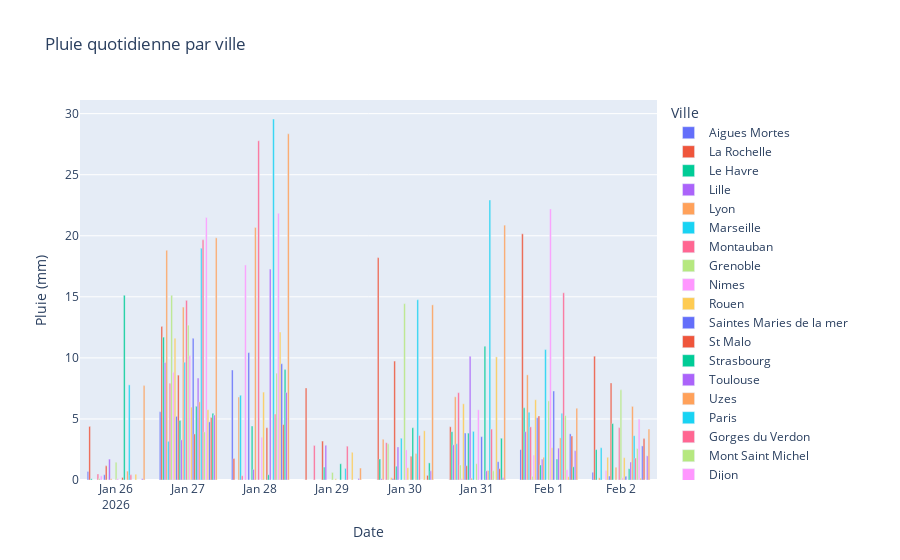

The cell this chart's notebook holds for it:
### Code cell
fig_rain_bar = px.bar(
    df_rain_daily,
    x="date",
    y="rain",
    color="city",
    barmode="group",
    labels={"rain": "Pluie (mm)", "date": "Date", "city": "Ville"},
    title="Pluie quotidienne par ville"
)
fig_rain_bar.show()

### Figure 1 — Plotly figure (JSON) as saved in the notebook; plotly's stock layout.template omitted (floating-point values rounded to 4 significant figures)
{"data": [{"alignmentgroup": "True", "hovertemplate": "Ville=Aigues Mortes<br>Date=%{x}<br>Pluie (mm)=%{y}<extra></extra>", "legendgroup": "Aigues Mortes", "marker": {"color": "#636efa", "pattern": {"shape": ""}}, "name": "Aigues Mortes", "offsetgroup": "Aigues Mortes", "orientation": "v", "showlegend": true, "textposition": "auto", "type": "bar", "x": ["2026-01-26T00:00:00", "2026-01-27T00:00:00", "2026-01-28T00:00:00", "2026-01-29T00:00:00", "2026-01-30T00:00:00", "2026-01-31T00:00:00", "2026-02-01T00:00:00", "2026-02-02T00:00:00"], "xaxis": "x", "y": [0.7, 5.59, 9.01, 0, 0, 0, 2.49, 0.63], "yaxis": "y"}, {"alignmentgroup": "True", "hovertemplate": "Ville=La Rochelle<br>Date=%{x}<br>Pluie (mm)=%{y}<extra></extra>", "legendgroup": "La Rochelle", "marker": {"color": "#EF553B", "pattern": {"shape": ""}}, "name": "La Rochelle", "offsetgroup": "La Rochelle", "orientation": "v", "showlegend": true, "textposition": "auto", "type": "bar", "x": ["2026-01-26T00:00:00", "2026-01-27T00:00:00", "2026-01-28T00:00:00", "2026-01-29T00:00:00", "2026-01-30T00:00:00", "2026-01-31T00:00:00", "2026-02-01T00:00:00", "2026-02-02T00:00:00"], "xaxis": "x", "y": [4.39, 12.58, 1.76, 7.54, 18.21, 4.36, 20.16, 10.14], "yaxis": "y"}, {"alignmentgroup": "True", "hovertemplate": "Ville=Le Havre<br>Date=%{x}<br>Pluie (mm)=%{y}<extra></extra>", "legendgroup": "Le Havre", "marker": {"color": "#00cc96", "pattern": {"shape": ""}}, "name": "Le Havre", "offsetgroup": "Le Havre", "orientation": "v", "showlegend": true, "textposition": "auto", "type": "bar", "x": ["2026-01-26T00:00:00", "2026-01-27T00:00:00", "2026-01-28T00:00:00", "2026-01-29T00:00:00", "2026-01-30T00:00:00", "2026-01-31T00:00:00", "2026-02-01T00:00:00", "2026-02-02T00:00:00"], "xaxis": "x", "y": [0.1, 11.7, 0, 0, 1.72, 3.96, 5.91, 2.49], "yaxis": "y"}, {"alignmentgroup": "True", "hovertemplate": "Ville=Lille<br>Date=%{x}<br>Pluie (mm)=%{y}<extra></extra>", "legendgroup": "Lille", "marker": {"color": "#ab63fa", "pattern": {"shape": ""}}, "name": "Lille", "offsetgroup": "Lille", "orientation": "v", "showlegend": true, "textposition": "auto", "type": "bar", "x": ["2026-01-26T00:00:00", "2026-01-27T00:00:00", "2026-01-28T00:00:00", "2026-01-29T00:00:00", "2026-01-30T00:00:00", "2026-01-31T00:00:00", "2026-02-01T00:00:00", "2026-02-02T00:00:00"], "xaxis": "x", "y": [0, 9.63, 0, 0, 0.1, 2.88, 3.96, 0], "yaxis": "y"}, {"alignmentgroup": "True", "hovertemplate": "Ville=Lyon<br>Date=%{x}<br>Pluie (mm)=%{y}<extra></extra>", "legendgroup": "Lyon", "marker": {"color": "#FFA15A", "pattern": {"shape": ""}}, "name": "Lyon", "offsetgroup": "Lyon", "orientation": "v", "showlegend": true, "textposition": "auto", "type": "bar", "x": ["2026-01-26T00:00:00", "2026-01-27T00:00:00", "2026-01-28T00:00:00", "2026-01-29T00:00:00", "2026-01-30T00:00:00", "2026-01-31T00:00:00", "2026-02-01T00:00:00", "2026-02-02T00:00:00"], "xaxis": "x", "y": [0, 18.81, 6.79, 0, 3.33, 6.81, 8.61, 0.18], "yaxis": "y"}, {"alignmentgroup": "True", "hovertemplate": "Ville=Marseille<br>Date=%{x}<br>Pluie (mm)=%{y}<extra></extra>", "legendgroup": "Marseille", "marker": {"color": "#19d3f3", "pattern": {"shape": ""}}, "name": "Marseille", "offsetgroup": "Marseille", "orientation": "v", "showlegend": true, "textposition": "auto", "type": "bar", "x": ["2026-01-26T00:00:00", "2026-01-27T00:00:00", "2026-01-28T00:00:00", "2026-01-29T00:00:00", "2026-01-30T00:00:00", "2026-01-31T00:00:00", "2026-02-01T00:00:00", "2026-02-02T00:00:00"], "xaxis": "x", "y": [0, 3.17, 6.94, 0, 0, 2.97, 5.55, 2.64], "yaxis": "y"}, {"alignmentgroup": "True", "hovertemplate": "Ville=Montauban<br>Date=%{x}<br>Pluie (mm)=%{y}<extra></extra>", "legendgroup": "Montauban", "marker": {"color": "#FF6692", "pattern": {"shape": ""}}, "name": "Montauban", "offsetgroup": "Montauban", "orientation": "v", "showlegend": true, "textposition": "auto", "type": "bar", "x": ["2026-01-26T00:00:00", "2026-01-27T00:00:00", "2026-01-28T00:00:00", "2026-01-29T00:00:00", "2026-01-30T00:00:00", "2026-01-31T00:00:00", "2026-02-01T00:00:00", "2026-02-02T00:00:00"], "xaxis": "x", "y": [0.5, 7.93, 0.35, 2.83, 3.05, 7.15, 4.35, 0], "yaxis": "y"}, {"alignmentgroup": "True", "hovertemplate": "Ville=Grenoble<br>Date=%{x}<br>Pluie (mm)=%{y}<extra></extra>", "legendgroup": "Grenoble", "marker": {"color": "#B6E880", "pattern": {"shape": ""}}, "name": "Grenoble", "offsetgroup": "Grenoble", "orientation": "v", "showlegend": true, "textposition": "auto", "type": "bar", "x": ["2026-01-26T00:00:00", "2026-01-27T00:00:00", "2026-01-28T00:00:00", "2026-01-29T00:00:00", "2026-01-30T00:00:00", "2026-01-31T00:00:00", "2026-02-01T00:00:00", "2026-02-02T00:00:00"], "xaxis": "x", "y": [0.12, 15.13, 0, 0, 2.96, 1.23, 0.3, 0], "yaxis": "y"}, {"alignmentgroup": "True", "hovertemplate": "Ville=Nimes<br>Date=%{x}<br>Pluie (mm)=%{y}<extra></extra>", "legendgroup": "Nimes", "marker": {"color": "#FF97FF", "pattern": {"shape": ""}}, "name": "Nimes", "offsetgroup": "Nimes", "orientation": "v", "showlegend": true, "textposition": "auto", "type": "bar", "x": ["2026-01-26T00:00:00", "2026-01-27T00:00:00", "2026-01-28T00:00:00", "2026-01-29T00:00:00", "2026-01-30T00:00:00", "2026-01-31T00:00:00", "2026-02-01T00:00:00", "2026-02-02T00:00:00"], "xaxis": "x", "y": [0.34, 8.82, 17.61, 0, 0, 0.12, 2.04, 0.78], "yaxis": "y"}, {"alignmentgroup": "True", "hovertemplate": "Ville=Rouen<br>Date=%{x}<br>Pluie (mm)=%{y}<extra></extra>", "legendgroup": "Rouen", "marker": {"color": "#FECB52", "pattern": {"shape": ""}}, "name": "Rouen", "offsetgroup": "Rouen", "orientation": "v", "showlegend": true, "textposition": "auto", "type": "bar", "x": ["2026-01-26T00:00:00", "2026-01-27T00:00:00", "2026-01-28T00:00:00", "2026-01-29T00:00:00", "2026-01-30T00:00:00", "2026-01-31T00:00:00", "2026-02-01T00:00:00", "2026-02-02T00:00:00"], "xaxis": "x", "y": [0, 11.61, 0, 0, 0.2, 6.24, 6.57, 1.86], "yaxis": "y"}, {"alignmentgroup": "True", "hovertemplate": "Ville=Saintes Maries de la mer<br>Date=%{x}<br>Pluie (mm)=%{y}<extra></extra>", "legendgroup": "Saintes Maries de la mer", "marker": {"color": "#636efa", "pattern": {"shape": ""}}, "name": "Saintes Maries de la mer", "offsetgroup": "Saintes Maries de la mer", "orientation": "v", "showlegend": true, "textposition": "auto", "type": "bar", "x": ["2026-01-26T00:00:00", "2026-01-27T00:00:00", "2026-01-28T00:00:00", "2026-01-29T00:00:00", "2026-01-30T00:00:00", "2026-01-31T00:00:00", "2026-02-01T00:00:00", "2026-02-02T00:00:00"], "xaxis": "x", "y": [0.43, 5.21, 10.43, 0, 0.12, 3.84, 5.1, 0.33], "yaxis": "y"}, {"alignmentgroup": "True", "hovertemplate": "Ville=St Malo<br>Date=%{x}<br>Pluie (mm)=%{y}<extra></extra>", "legendgroup": "St Malo", "marker": {"color": "#EF553B", "pattern": {"shape": ""}}, "name": "St Malo", "offsetgroup": "St Malo", "orientation": "v", "showlegend": true, "textposition": "auto", "type": "bar", "x": ["2026-01-26T00:00:00", "2026-01-27T00:00:00", "2026-01-28T00:00:00", "2026-01-29T00:00:00", "2026-01-30T00:00:00", "2026-01-31T00:00:00", "2026-02-01T00:00:00", "2026-02-02T00:00:00"], "xaxis": "x", "y": [1.16, 8.59, 0, 3.19, 9.74, 1.17, 5.25, 7.95], "yaxis": "y"}, {"alignmentgroup": "True", "hovertemplate": "Ville=Strasbourg<br>Date=%{x}<br>Pluie (mm)=%{y}<extra></extra>", "legendgroup": "Strasbourg", "marker": {"color": "#00cc96", "pattern": {"shape": ""}}, "name": "Strasbourg", "offsetgroup": "Strasbourg", "orientation": "v", "showlegend": true, "textposition": "auto", "type": "bar", "x": ["2026-01-26T00:00:00", "2026-01-27T00:00:00", "2026-01-28T00:00:00", "2026-01-29T00:00:00", "2026-01-30T00:00:00", "2026-01-31T00:00:00", "2026-02-01T00:00:00", "2026-02-02T00:00:00"], "xaxis": "x", "y": [0, 4.88, 4.42, 1.06, 1.13, 3.84, 1.23, 4.62], "yaxis": "y"}, {"alignmentgroup": "True", "hovertemplate": "Ville=Toulouse<br>Date=%{x}<br>Pluie (mm)=%{y}<extra></extra>", "legendgroup": "Toulouse", "marker": {"color": "#ab63fa", "pattern": {"shape": ""}}, "name": "Toulouse", "offsetgroup": "Toulouse", "orientation": "v", "showlegend": true, "textposition": "auto", "type": "bar", "x": ["2026-01-26T00:00:00", "2026-01-27T00:00:00", "2026-01-28T00:00:00", "2026-01-29T00:00:00", "2026-01-30T00:00:00", "2026-01-31T00:00:00", "2026-02-01T00:00:00", "2026-02-02T00:00:00"], "xaxis": "x", "y": [1.71, 3.29, 0.87, 2.84, 2.71, 10.13, 1.71, 0], "yaxis": "y"}, {"alignmentgroup": "True", "hovertemplate": "Ville=Uzes<br>Date=%{x}<br>Pluie (mm)=%{y}<extra></extra>", "legendgroup": "Uzes", "marker": {"color": "#FFA15A", "pattern": {"shape": ""}}, "name": "Uzes", "offsetgroup": "Uzes", "orientation": "v", "showlegend": true, "textposition": "auto", "type": "bar", "x": ["2026-01-26T00:00:00", "2026-01-27T00:00:00", "2026-01-28T00:00:00", "2026-01-29T00:00:00", "2026-01-30T00:00:00", "2026-01-31T00:00:00", "2026-02-01T00:00:00", "2026-02-02T00:00:00"], "xaxis": "x", "y": [0.1, 14.16, 20.68, 0, 0, 0.15, 1.86, 1.05], "yaxis": "y"}, {"alignmentgroup": "True", "hovertemplate": "Ville=Paris<br>Date=%{x}<br>Pluie (mm)=%{y}<extra></extra>", "legendgroup": "Paris", "marker": {"color": "#19d3f3", "pattern": {"shape": ""}}, "name": "Paris", "offsetgroup": "Paris", "orientation": "v", "showlegend": true, "textposition": "auto", "type": "bar", "x": ["2026-01-26T00:00:00", "2026-01-27T00:00:00", "2026-01-28T00:00:00", "2026-01-29T00:00:00", "2026-01-30T00:00:00", "2026-01-31T00:00:00", "2026-02-01T00:00:00", "2026-02-02T00:00:00"], "xaxis": "x", "y": [0, 9.64, 0, 0, 3.42, 3.98, 10.68, 0], "yaxis": "y"}, {"alignmentgroup": "True", "hovertemplate": "Ville=Gorges du Verdon<br>Date=%{x}<br>Pluie (mm)=%{y}<extra></extra>", "legendgroup": "Gorges du Verdon", "marker": {"color": "#FF6692", "pattern": {"shape": ""}}, "name": "Gorges du Verdon", "offsetgroup": "Gorges du Verdon", "orientation": "v", "showlegend": true, "textposition": "auto", "type": "bar", "x": ["2026-01-26T00:00:00", "2026-01-27T00:00:00", "2026-01-28T00:00:00", "2026-01-29T00:00:00", "2026-01-30T00:00:00", "2026-01-31T00:00:00", "2026-02-01T00:00:00", "2026-02-02T00:00:00"], "xaxis": "x", "y": [0, 14.71, 27.78, 0, 0, 0, 0, 4.29], "yaxis": "y"}, {"alignmentgroup": "True", "hovertemplate": "Ville=Mont Saint Michel<br>Date=%{x}<br>Pluie (mm)=%{y}<extra></extra>", "legendgroup": "Mont Saint Michel", "marker": {"color": "#B6E880", "pattern": {"shape": ""}}, "name": "Mont Saint Michel", "offsetgroup": "Mont Saint Michel", "orientation": "v", "showlegend": true, "textposition": "auto", "type": "bar", "x": ["2026-01-26T00:00:00", "2026-01-27T00:00:00", "2026-01-28T00:00:00", "2026-01-29T00:00:00", "2026-01-30T00:00:00", "2026-01-31T00:00:00", "2026-02-01T00:00:00", "2026-02-02T00:00:00"], "xaxis": "x", "y": [1.45, 12.68, 0, 0.62, 14.44, 1.34, 6.48, 7.38], "yaxis": "y"}, {"alignmentgroup": "True", "hovertemplate": "Ville=Dijon<br>Date=%{x}<br>Pluie (mm)=%{y}<extra></extra>", "legendgroup": "Dijon", "marker": {"color": "#FF97FF", "pattern": {"shape": ""}}, "name": "Dijon", "offsetgroup": "Dijon", "orientation": "v", "showlegend": true, "textposition": "auto", "type": "bar", "x": ["2026-01-26T00:00:00", "2026-01-27T00:00:00", "2026-01-28T00:00:00", "2026-01-29T00:00:00", "2026-01-30T00:00:00", "2026-01-31T00:00:00", "2026-02-01T00:00:00", "2026-02-02T00:00:00"], "xaxis": "x", "y": [0.11, 10.19, 3.5, 0, 2.47, 5.75, 22.2, 0.18], "yaxis": "y"}, {"alignmentgroup": "True", "hovertemplate": "Ville=Eguisheim<br>Date=%{x}<br>Pluie (mm)=%{y}<extra></extra>", "legendgroup": "Eguisheim", "marker": {"color": "#FECB52", "pattern": {"shape": ""}}, "name": "Eguisheim", "offsetgroup": "Eguisheim", "orientation": "v", "showlegend": true, "textposition": "auto", "type": "bar", "x": ["2026-01-26T00:00:00", "2026-01-27T00:00:00", "2026-01-28T00:00:00", "2026-01-29T00:00:00", "2026-01-30T00:00:00", "2026-01-31T00:00:00", "2026-02-01T00:00:00", "2026-02-02T00:00:00"], "xaxis": "x", "y": [0, 5.97, 7.2, 0.1, 1.01, 0, 2.64, 1.83], "yaxis": "y"}, {"alignmentgroup": "True", "hovertemplate": "Ville=Amiens<br>Date=%{x}<br>Pluie (mm)=%{y}<extra></extra>", "legendgroup": "Amiens", "marker": {"color": "#636efa", "pattern": {"shape": ""}}, "name": "Amiens", "offsetgroup": "Amiens", "orientation": "v", "showlegend": true, "textposition": "auto", "type": "bar", "x": ["2026-01-26T00:00:00", "2026-01-27T00:00:00", "2026-01-28T00:00:00", "2026-01-29T00:00:00", "2026-01-30T00:00:00", "2026-01-31T00:00:00", "2026-02-01T00:00:00", "2026-02-02T00:00:00"], "xaxis": "x", "y": [0, 11.6, 0, 0, 0, 3.55, 7.29, 0.3], "yaxis": "y"}, {"alignmentgroup": "True", "hovertemplate": "Ville=Annecy<br>Date=%{x}<br>Pluie (mm)=%{y}<extra></extra>", "legendgroup": "Annecy", "marker": {"color": "#EF553B", "pattern": {"shape": ""}}, "name": "Annecy", "offsetgroup": "Annecy", "orientation": "v", "showlegend": true, "textposition": "auto", "type": "bar", "x": ["2026-01-26T00:00:00", "2026-01-27T00:00:00", "2026-01-28T00:00:00", "2026-01-29T00:00:00", "2026-01-30T00:00:00", "2026-01-31T00:00:00", "2026-02-01T00:00:00", "2026-02-02T00:00:00"], "xaxis": "x", "y": [0.21, 3.77, 4.28, 0, 1.95, 0, 0, 0], "yaxis": "y"}, {"alignmentgroup": "True", "hovertemplate": "Ville=Ariege<br>Date=%{x}<br>Pluie (mm)=%{y}<extra></extra>", "legendgroup": "Ariege", "marker": {"color": "#00cc96", "pattern": {"shape": ""}}, "name": "Ariege", "offsetgroup": "Ariege", "orientation": "v", "showlegend": true, "textposition": "auto", "type": "bar", "x": ["2026-01-26T00:00:00", "2026-01-27T00:00:00", "2026-01-28T00:00:00", "2026-01-29T00:00:00", "2026-01-30T00:00:00", "2026-01-31T00:00:00", "2026-02-01T00:00:00", "2026-02-02T00:00:00"], "xaxis": "x", "y": [15.13, 6.04, 0.43, 1.33, 4.28, 10.95, 1.71, 0.93], "yaxis": "y"}, {"alignmentgroup": "True", "hovertemplate": "Ville=Avignon<br>Date=%{x}<br>Pluie (mm)=%{y}<extra></extra>", "legendgroup": "Avignon", "marker": {"color": "#ab63fa", "pattern": {"shape": ""}}, "name": "Avignon", "offsetgroup": "Avignon", "orientation": "v", "showlegend": true, "textposition": "auto", "type": "bar", "x": ["2026-01-26T00:00:00", "2026-01-27T00:00:00", "2026-01-28T00:00:00", "2026-01-29T00:00:00", "2026-01-30T00:00:00", "2026-01-31T00:00:00", "2026-02-01T00:00:00", "2026-02-02T00:00:00"], "xaxis": "x", "y": [0, 8.35, 17.27, 0, 0, 0.75, 2.61, 1.47], "yaxis": "y"}, {"alignmentgroup": "True", "hovertemplate": "Ville=Bayeux<br>Date=%{x}<br>Pluie (mm)=%{y}<extra></extra>", "legendgroup": "Bayeux", "marker": {"color": "#FFA15A", "pattern": {"shape": ""}}, "name": "Bayeux", "offsetgroup": "Bayeux", "orientation": "v", "showlegend": true, "textposition": "auto", "type": "bar", "x": ["2026-01-26T00:00:00", "2026-01-27T00:00:00", "2026-01-28T00:00:00", "2026-01-29T00:00:00", "2026-01-30T00:00:00", "2026-01-31T00:00:00", "2026-02-01T00:00:00", "2026-02-02T00:00:00"], "xaxis": "x", "y": [0.73, 6.4, 0, 0, 2.17, 0.78, 3.45, 6.03], "yaxis": "y"}, {"alignmentgroup": "True", "hovertemplate": "Ville=Bayonne<br>Date=%{x}<br>Pluie (mm)=%{y}<extra></extra>", "legendgroup": "Bayonne", "marker": {"color": "#19d3f3", "pattern": {"shape": ""}}, "name": "Bayonne", "offsetgroup": "Bayonne", "orientation": "v", "showlegend": true, "textposition": "auto", "type": "bar", "x": ["2026-01-26T00:00:00", "2026-01-27T00:00:00", "2026-01-28T00:00:00", "2026-01-29T00:00:00", "2026-01-30T00:00:00", "2026-01-31T00:00:00", "2026-02-01T00:00:00", "2026-02-02T00:00:00"], "xaxis": "x", "y": [7.79, 18.98, 29.56, 0.95, 14.76, 22.93, 5.46, 3.63], "yaxis": "y"}, {"alignmentgroup": "True", "hovertemplate": "Ville=Besancon<br>Date=%{x}<br>Pluie (mm)=%{y}<extra></extra>", "legendgroup": "Besancon", "marker": {"color": "#FF6692", "pattern": {"shape": ""}}, "name": "Besancon", "offsetgroup": "Besancon", "orientation": "v", "showlegend": true, "textposition": "auto", "type": "bar", "x": ["2026-01-26T00:00:00", "2026-01-27T00:00:00", "2026-01-28T00:00:00", "2026-01-29T00:00:00", "2026-01-30T00:00:00", "2026-01-31T00:00:00", "2026-02-01T00:00:00", "2026-02-02T00:00:00"], "xaxis": "x", "y": [0.42, 19.67, 5.4, 2.77, 3.64, 4.17, 15.33, 1.8], "yaxis": "y"}, {"alignmentgroup": "True", "hovertemplate": "Ville=Aix en Provence<br>Date=%{x}<br>Pluie (mm)=%{y}<extra></extra>", "legendgroup": "Aix en Provence", "marker": {"color": "#B6E880", "pattern": {"shape": ""}}, "name": "Aix en Provence", "offsetgroup": "Aix en Provence", "orientation": "v", "showlegend": true, "textposition": "auto", "type": "bar", "x": ["2026-01-26T00:00:00", "2026-01-27T00:00:00", "2026-01-28T00:00:00", "2026-01-29T00:00:00", "2026-01-30T00:00:00", "2026-01-31T00:00:00", "2026-02-01T00:00:00", "2026-02-02T00:00:00"], "xaxis": "x", "y": [0, 3.94, 8.75, 0, 0, 0.75, 5.28, 2.58], "yaxis": "y"}, {"alignmentgroup": "True", "hovertemplate": "Ville=Bormes les Mimosas<br>Date=%{x}<br>Pluie (mm)=%{y}<extra></extra>", "legendgroup": "Bormes les Mimosas", "marker": {"color": "#FF97FF", "pattern": {"shape": ""}}, "name": "Bormes les Mimosas", "offsetgroup": "Bormes les Mimosas", "orientation": "v", "showlegend": true, "textposition": "auto", "type": "bar", "x": ["2026-01-26T00:00:00", "2026-01-27T00:00:00", "2026-01-28T00:00:00", "2026-01-29T00:00:00", "2026-01-30T00:00:00", "2026-01-31T00:00:00", "2026-02-01T00:00:00", "2026-02-02T00:00:00"], "xaxis": "x", "y": [0, 21.5, 21.85, 0, 0, 0, 0.84, 4.98], "yaxis": "y"}, {"alignmentgroup": "True", "hovertemplate": "Ville=Carcassonne<br>Date=%{x}<br>Pluie (mm)=%{y}<extra></extra>", "legendgroup": "Carcassonne", "marker": {"color": "#FECB52", "pattern": {"shape": ""}}, "name": "Carcassonne", "offsetgroup": "Carcassonne", "orientation": "v", "showlegend": true, "textposition": "auto", "type": "bar", "x": ["2026-01-26T00:00:00", "2026-01-27T00:00:00", "2026-01-28T00:00:00", "2026-01-29T00:00:00", "2026-01-30T00:00:00", "2026-01-31T00:00:00", "2026-02-01T00:00:00", "2026-02-02T00:00:00"], "xaxis": "x", "y": [0.48, 5.76, 12.11, 2.27, 4.03, 10.08, 0.27, 0.15], "yaxis": "y"}, {"alignmentgroup": "True", "hovertemplate": "Ville=Cassis<br>Date=%{x}<br>Pluie (mm)=%{y}<extra></extra>", "legendgroup": "Cassis", "marker": {"color": "#636efa", "pattern": {"shape": ""}}, "name": "Cassis", "offsetgroup": "Cassis", "orientation": "v", "showlegend": true, "textposition": "auto", "type": "bar", "x": ["2026-01-26T00:00:00", "2026-01-27T00:00:00", "2026-01-28T00:00:00", "2026-01-29T00:00:00", "2026-01-30T00:00:00", "2026-01-31T00:00:00", "2026-02-01T00:00:00", "2026-02-02T00:00:00"], "xaxis": "x", "y": [0, 4.76, 9.52, 0, 0, 1.5, 3.78, 2.79], "yaxis": "y"}, {"alignmentgroup": "True", "hovertemplate": "Ville=Chateau du Haut Koenigsbourg<br>Date=%{x}<br>Pluie (mm)=%{y}<extra></extra>", "legendgroup": "Chateau du Haut Koenigsbourg", "marker": {"color": "#EF553B", "pattern": {"shape": ""}}, "name": "Chateau du Haut Koenigsbourg", "offsetgroup": "Chateau du Haut Koenigsbourg", "orientation": "v", "showlegend": true, "textposition": "auto", "type": "bar", "x": ["2026-01-26T00:00:00", "2026-01-27T00:00:00", "2026-01-28T00:00:00", "2026-01-29T00:00:00", "2026-01-30T00:00:00", "2026-01-31T00:00:00", "2026-02-01T00:00:00", "2026-02-02T00:00:00"], "xaxis": "x", "y": [0, 5.12, 4.54, 0, 0.38, 0.93, 3.6, 3.39], "yaxis": "y"}, {"alignmentgroup": "True", "hovertemplate": "Ville=Collioure<br>Date=%{x}<br>Pluie (mm)=%{y}<extra></extra>", "legendgroup": "Collioure", "marker": {"color": "#00cc96", "pattern": {"shape": ""}}, "name": "Collioure", "offsetgroup": "Collioure", "orientation": "v", "showlegend": true, "textposition": "auto", "type": "bar", "x": ["2026-01-26T00:00:00", "2026-01-27T00:00:00", "2026-01-28T00:00:00", "2026-01-29T00:00:00", "2026-01-30T00:00:00", "2026-01-31T00:00:00", "2026-02-01T00:00:00", "2026-02-02T00:00:00"], "xaxis": "x", "y": [0, 5.46, 9.04, 0, 1.4, 3.42, 1.08, 0], "yaxis": "y"}, {"alignmentgroup": "True", "hovertemplate": "Ville=Colmar<br>Date=%{x}<br>Pluie (mm)=%{y}<extra></extra>", "legendgroup": "Colmar", "marker": {"color": "#ab63fa", "pattern": {"shape": ""}}, "name": "Colmar", "offsetgroup": "Colmar", "orientation": "v", "showlegend": true, "textposition": "auto", "type": "bar", "x": ["2026-01-26T00:00:00", "2026-01-27T00:00:00", "2026-01-28T00:00:00", "2026-01-29T00:00:00", "2026-01-30T00:00:00", "2026-01-31T00:00:00", "2026-02-01T00:00:00", "2026-02-02T00:00:00"], "xaxis": "x", "y": [0.11, 5.32, 7.17, 0.13, 0.75, 0.21, 2.4, 1.98], "yaxis": "y"}, {"alignmentgroup": "True", "hovertemplate": "Ville=Biarritz<br>Date=%{x}<br>Pluie (mm)=%{y}<extra></extra>", "legendgroup": "Biarritz", "marker": {"color": "#FFA15A", "pattern": {"shape": ""}}, "name": "Biarritz", "offsetgroup": "Biarritz", "orientation": "v", "showlegend": true, "textposition": "auto", "type": "bar", "x": ["2026-01-26T00:00:00", "2026-01-27T00:00:00", "2026-01-28T00:00:00", "2026-01-29T00:00:00", "2026-01-30T00:00:00", "2026-01-31T00:00:00", "2026-02-01T00:00:00", "2026-02-02T00:00:00"], "xaxis": "x", "y": [7.73, 19.83, 28.35, 0.98, 14.34, 20.87, 5.88, 4.17], "yaxis": "y"}], "layout": {"barmode": "group", "legend": {"title": {"text": "Ville"}, "tracegroupgap": 0}, "title": {"text": "Pluie quotidienne par ville"}, "xaxis": {"anchor": "y", "domain": [0, 1], "title": {"text": "Date"}}, "yaxis": {"anchor": "x", "domain": [0, 1], "title": {"text": "Pluie (mm)"}}}}
